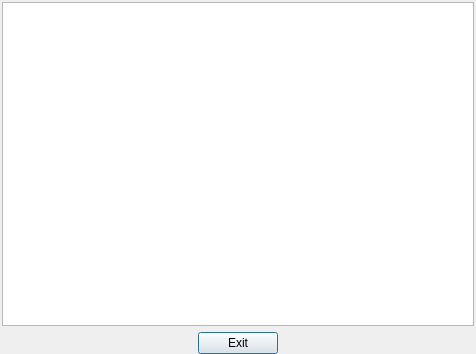
<?xml version="1.0" encoding="UTF-8"?>
<ui version="4.0">
 <class>TexCodeDialog</class>
 <widget class="QDialog" name="TexCodeDialog">
  <property name="geometry">
   <rect>
    <x>0</x>
    <y>0</y>
    <width>476</width>
    <height>354</height>
   </rect>
  </property>
  <property name="windowTitle">
   <string>Dialog</string>
  </property>
  <layout class="QGridLayout" name="gridLayout">
   <property name="leftMargin">
    <number>2</number>
   </property>
   <property name="topMargin">
    <number>2</number>
   </property>
   <property name="rightMargin">
    <number>2</number>
   </property>
   <property name="bottomMargin">
    <number>0</number>
   </property>
   <item row="1" column="1">
    <widget class="QPushButton" name="buttonExit">
     <property name="text">
      <string>Exit</string>
     </property>
    </widget>
   </item>
   <item row="0" column="0" colspan="3">
    <widget class="QPlainTextEdit" name="textEditTexCode"/>
   </item>
   <item row="1" column="0">
    <spacer name="horiSpacer1">
     <property name="orientation">
      <enum>Qt::Horizontal</enum>
     </property>
     <property name="sizeHint" stdset="0">
      <size>
       <width>40</width>
       <height>20</height>
      </size>
     </property>
    </spacer>
   </item>
   <item row="1" column="2">
    <spacer name="horiSpacer2">
     <property name="orientation">
      <enum>Qt::Horizontal</enum>
     </property>
     <property name="sizeHint" stdset="0">
      <size>
       <width>181</width>
       <height>20</height>
      </size>
     </property>
    </spacer>
   </item>
  </layout>
 </widget>
 <resources/>
 <connections/>
</ui>
